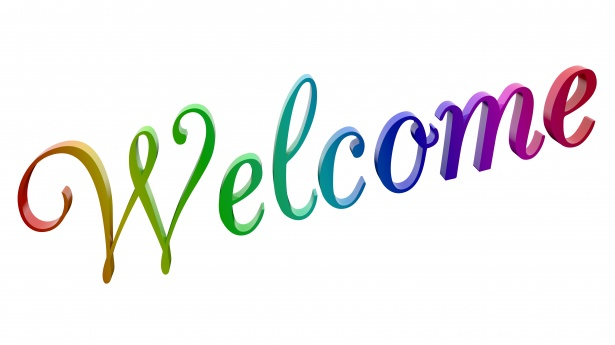
#> input picture text5.jpg, 615 x 345 px
$ python ocr-pytesseract.py
#> lines starting #> are read from the running program, lines starting #| are printed output that depends on the picture; after the words box and inside, x2 and y2 are one past the last pixel; in counts of white or black regions, pixels touching at a corner belong together
try:
    from PIL import Image
except ImportError:
    import Image
import pytesseract

import cv2
# import matplotlib.pyplot as plt

pytesseract.pytesseract.tesseract_cmd = r'C:\Program Files\Tesseract-OCR\tesseract'

# OCR - Optyczne rozpoznawanie znaków (Optical character recognition)


def ocr_core(img1):
    text = pytesseract.image_to_string(img1)
    return text


# Czytanie zdjęcia
img = cv2.imread('text5.jpg')
#> img is the input picture: shape (345, 615, 3); mean B, G, R 237.4, 237.7, 237.6

# Reprezentacja zdjęcia w liczbach
# print(type(img))
# print(img.shape)

# Wyświetlanie zdjęcia
cv2.imshow('image-text1', img)
cv2.waitKey(0)
cv2.destroyAllWindows()

# Konwertowanie zdjęcia do czerni i bieli
# img_convert = cv2.cvtColor(img, cv2.COLOR_BGR2GRAY)

# get grayscale image


def get_grayscale(image):
    return cv2.cvtColor(image, cv2.COLOR_BGR2GRAY)
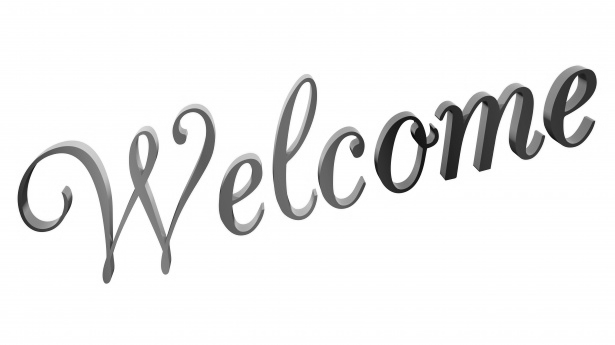
#> returned value: shape (345, 615); min 10, max 255, mean 237.6

# get noise removal


def remove_noise(image):
    return cv2.medianBlur(image, 5)

# theresholding


def thresholding(image):
    return cv2.threshold(image, 0, 255, cv2.THRESH_BINARY + cv2.THRESH_OTSU)[1]
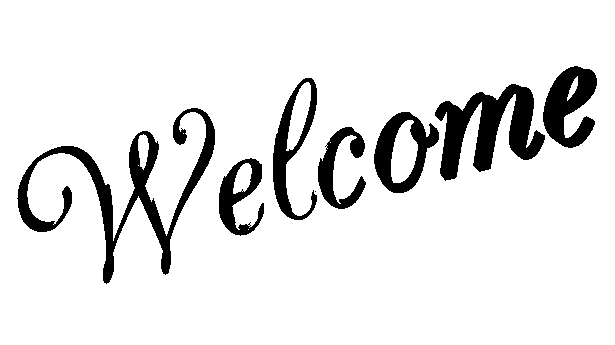
#> returned value: shape (345, 615); 89.8% white; 8 black regions (1 under 20 px), largest, box (x1, y1, x2, y2) and area: (17, 108, 215, 284) 6286, (435, 84, 545, 181) 4998, (543, 66, 597, 148) 2658

# Czy cv2 przetrzymuje obraz w postaci RGB?
# plt.imshow(img)
# plt.show()


img = get_grayscale(img)
img = thresholding(img)
img = remove_noise(img)
#> in remove_noise, `return cv2.medianBlur(image, 5)`:
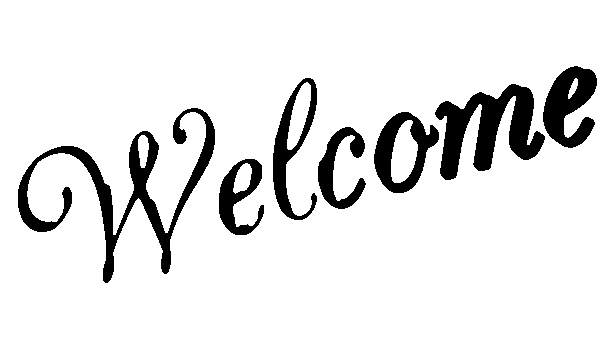
#> returned value: shape (345, 615); 89.8% white; 7 black regions, largest, box (x1, y1, x2, y2) and area: (18, 108, 215, 283) 6303, (435, 84, 545, 180) 5004, (543, 66, 597, 148) 2663

print(ocr_core(img))
#> (the call stopped at in ocr_core, `text = pytesseract.image_to_string(img1)`: pytesseract is not available in this run)

$ run again, with text1.jpg copied over text5.jpg
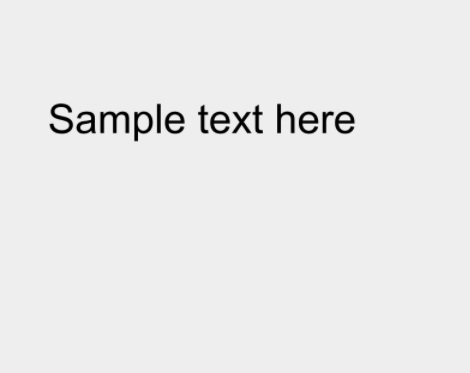
#> input picture text1.jpg, 470 x 373 px
#> img is the input picture: shape (373, 470, 3); min 0, max 245, mean 234.3
#> in thresholding, `return cv2.threshold(image, 0, 255, cv2.THRESH_BINARY + cv2.THRESH_OTS..`:
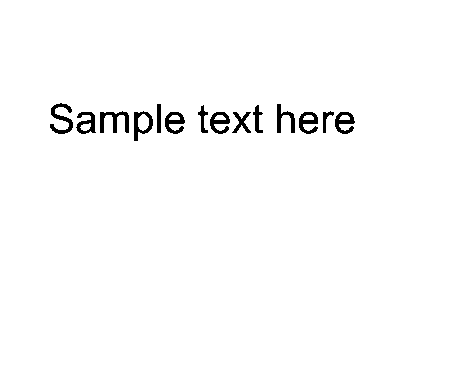
#> returned value: shape (373, 470); 98.3% white; 14 black regions, largest, box (x1, y1, x2, y2) and area: (100, 111, 129, 133) 300, (50, 103, 73, 134) 299, (134, 111, 153, 141) 250
#> in remove_noise, `return cv2.medianBlur(image, 5)`:
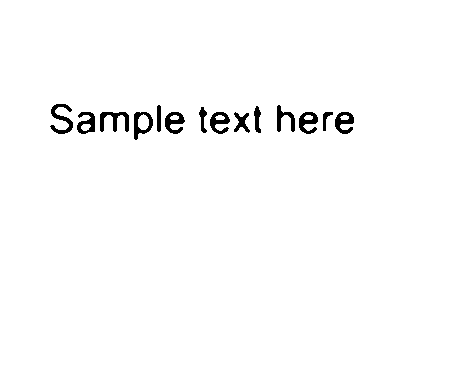
#> returned value: shape (373, 470); 98.4% white; 14 black regions, largest, box (x1, y1, x2, y2) and area: (100, 112, 129, 132) 287, (50, 104, 73, 134) 285, (134, 112, 153, 140) 248

$ run again, with text3.jpg copied over text5.jpg
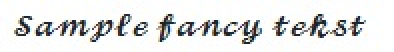
#> input picture text3.jpg, 197 x 26 px (shown 2 times larger)
#> img is the input picture: shape (26, 197, 3); mean B, G, R 228.9, 229.4, 228.5
#> in thresholding, `return cv2.threshold(image, 0, 255, cv2.THRESH_BINARY + cv2.THRESH_OTS..`:
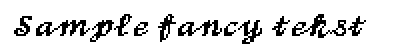
#> returned value: shape (26, 197) (shown 2 times larger); 87.6% white; black in thin lines or dots, all inside (x1, y1, x2, y2) = (7, 7, 183, 22)
#> in remove_noise, `return cv2.medianBlur(image, 5)`:
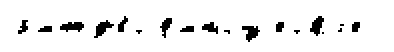
#> returned value: shape (26, 197) (shown 2 times larger); 93.2% white; 18 black regions (10 under 20 px), largest, box (x1, y1, x2, y2) and area: (30, 11, 42, 16) 42, (47, 10, 57, 19) 41, (121, 13, 130, 21) 41
